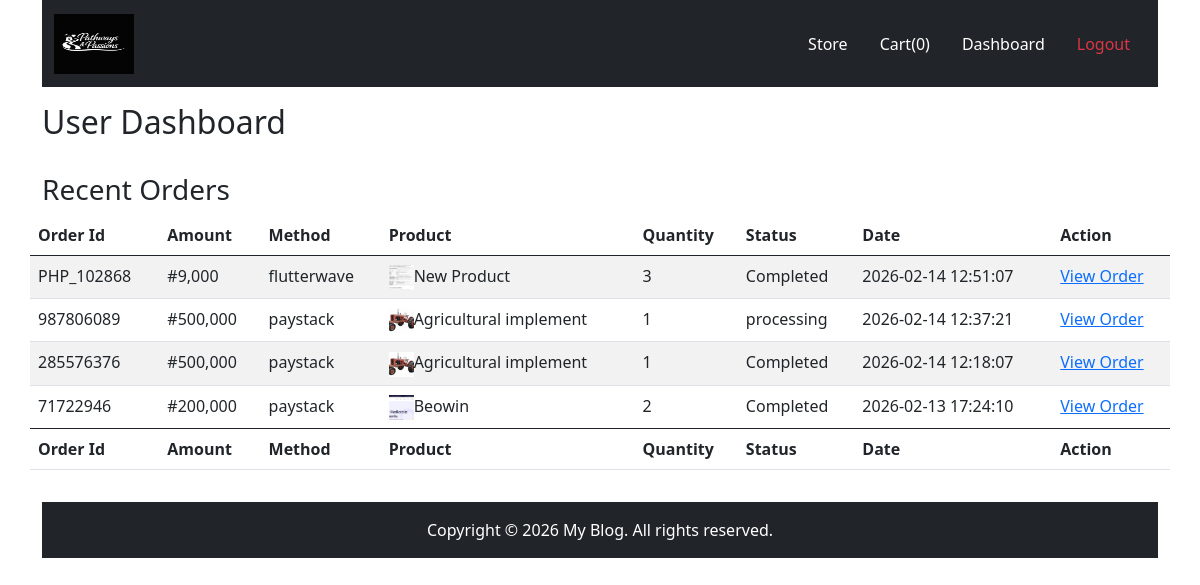
The page /orders.php (signed in) on the database its author committed.
### tables this page shows
CREATE TABLE IF NOT EXISTS `orders` (
  `id` int(11) NOT NULL AUTO_INCREMENT,
  `order_id` varchar(1000) DEFAULT NULL,
  `amount` varchar(1000) DEFAULT NULL,
  `user_id` int(255) DEFAULT NULL,
  `product_id` int(255) DEFAULT NULL,
  `quantity` int(255) DEFAULT NULL,
  `status` varchar(1000) DEFAULT NULL,
  `payment_status` varchar(100) DEFAULT NULL,
  `payment_method` varchar(1000) DEFAULT NULL,
  `timestamp` timestamp NULL DEFAULT CURRENT_TIMESTAMP,
  PRIMARY KEY (`id`)
);

CREATE TABLE IF NOT EXISTS `products` (
  `id` int(11) NOT NULL AUTO_INCREMENT,
  `title` varchar(1000) DEFAULT NULL,
  `image` varchar(1000) DEFAULT NULL,
  `status` int(255) DEFAULT '0',
  `category_id` varchar(1000) DEFAULT NULL,
  `content` text,
  `price` varchar(1000) DEFAULT NULL,
  `timestamp` timestamp NOT NULL DEFAULT CURRENT_TIMESTAMP,
  PRIMARY KEY (`id`)
);

### orders.php (the view, shortened to what this page needs)
<?php
require "inc/header.php";
?>
<link rel="stylesheet" href="https://cdn.datatables.net/2.3.7/css/dataTables.bootstrap5.css">
<div class="container">
    <?php
require 'pages/header-home.php';
include 'inc/process.php';
?>
    <div class="py-3">
        <h2>User Dashboard</h2>
        <br>
        <div class="row">
            <h3>Recent Orders</h3>
            <table id="myorders" class="table table-striped">
                <thead>
                    <tr>
                        <th>Order Id</th>
                        <th>Amount</th>
                        <th>Method</th>
                        <th>Product</th>
                        <th>Quantity</th>
                        <th>Status</th>
                        <th>Date</th>
                        <th>Action</th>
                    </tr>
                </thead>
                <tbody>
                    <?php
                    $sql = "SELECT o.* FROM orders o JOIN (SELECT order_id, MAX(id) AS maxid FROM orders GROUP BY order_id) x ON o.order_id = x.order_id AND o.id = x.maxid ORDER BY o.id DESC";
                    $query = mysqli_query($connection, $sql);
                    while($result = mysqli_fetch_assoc($query)){
                        ?>
                    <tr>
                        <td><?php echo $result['order_id']; ?></td>
                        <td>#<?php echo number_format($result['amount']); ?></td>
                        <td><?php echo $result['payment_method']; ?></td>
                        <td>
                            <?php
                            $pid = $result['product_id'];
                            $sql2 = "SELECT * FROM products WHERE id = $pid";
                            $query2 = mysqli_query($connection,$sql2);
                            $result2 = mysqli_fetch_assoc($query2);
                          ?>
                            <img src="<?php echo $result2["image"]; ?>"
                                style="height: 25px; width: 25px; object-fit: cover; object-position: center;"
                                alt=""><?php echo $result2["title"];?>
                        </td>
                        <td><?php echo $result['quantity']; ?></td>
                        <td><?php echo $result['status']; ?></td>
                        <td><?php echo $result['timestamp']; ?></td>
                        <td>
                            <a href="view-order.php?order_id=<?php echo $result['order_id']; ?>">View Order</a>
                    </tr>
                    <?php
                    }
                     ?>
                </tbody>
                <tfoot>
                    <tr>
                        <th>Order Id</th>
                        <th>Amount</th>
                        <th>Method</th>
                        <th>Product</th>
                        <th>Quantity</th>
                        <th>Status</th>
                        <th>Date</th>
                        <th>Action</th>
                    </tr>
                </tfoot>
            </table>
        </div>
    </div>
    <?php
require 'pages/footer-home.php';
?>
</div>
<?php
require 'inc/footer.php';
 ?>

### rows shown on the page
orders: order "PHP_102868", amount "9,000", payment_method "flutterwave", product.image (picture), product.title "New Product", quantity "3", status "Completed", timestamp "2026-02-14 12:51:07"
orders: order "987806089", amount "500,000", payment_method "paystack", product.image (picture), product.title "Agricultural implement", quantity "1", status "processing", timestamp "2026-02-14 12:37:21"
orders: order "285576376", amount "500,000", payment_method "paystack", product.image (picture), product.title "Agricultural implement", quantity "1", status "Completed", timestamp "2026-02-14 12:18:07"
orders: order "71722946", amount "200,000", payment_method "paystack", product.image (picture), product.title "Beowin", quantity "2", status "Completed", timestamp "2026-02-13 17:24:10"

### other values the page prints
count($_SESSION['cart']) "0"
